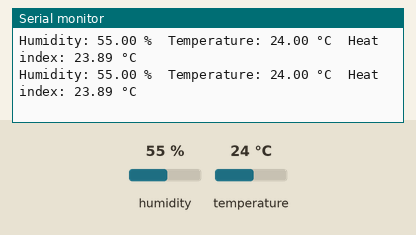
Recording of a program running on a simulated Arduino Uno, built with avr-gcc and run on an emulated ATmega328P. Shown: the last lines printed to the serial monitor. The test bench sets the inputs (shaded band); at power-on: humidity 55 %, temperature 24 °C.

Above: at 4.8 s.
4.9 s: humidity set to 22 %
At 6.7 s:
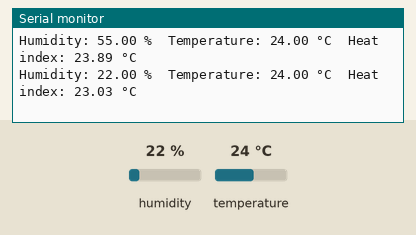
7.9 s: temperature set to 12 °C
At 8.5 s:
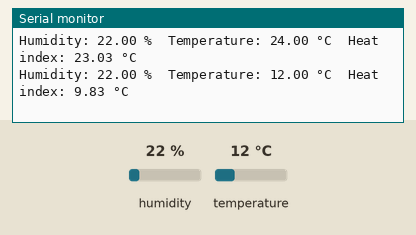
10.9 s: humidity set to 40 %
At 13.2 s:
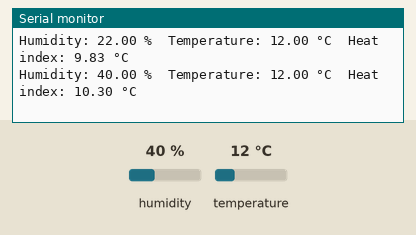
Timing chart, 0 to 14.7 s (numbered marks = the images above; inputs shaded):
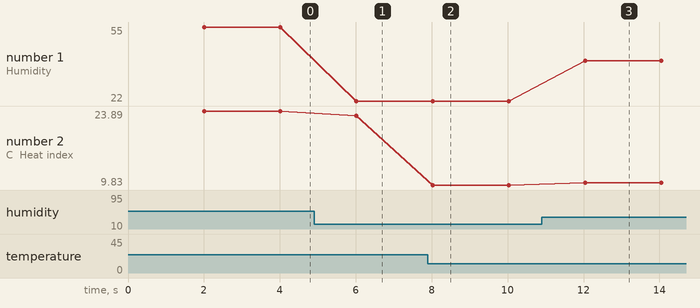

The program:

main.cpp
```cpp
#include <Arduino.h>
#include <DHT.h> //DHT22센서를 사용하기위하여 라이브러리를 불러오기

DHT dht(8, DHT22); // 8번 PIN에서 데이터가 들어오고, 센서는 DHT22 센서를 사용한다고 정의

void setup() {
  Serial.begin(9600); // PC모니터를 이용하기 위하여, 시리얼통신을 정의
  dht.begin(); // DHT22센서의 사용시작을 정의
}

void loop() {
  delay(2000); // 측정 2초 딜레이

  float h = dht.readHumidity();  // 습도값을 읽어온후 h변수값에 값을 저장
  float t = dht.readTemperature(); // 온도값을 읽어온후 t변수값에 값을 저장
  float hic = dht.computeHeatIndex(t, h, false); // DHT22는 열지수(체감온도)를 나타내줄수있는 함수 포함

  Serial.print("Humidity: ");
  Serial.print(h); // 습도 출력
  Serial.print(" %\t");
  Serial.print("Temperature: ");
  Serial.print(t); // 온도 출력
  Serial.print(" °C\t");
  Serial.print("Heat index: ");
  Serial.print(hic); // 열지수(체감온도) 출력
  Serial.println(" °C ");
}
```

Measured:
- after the input at 4.9 s, the serial monitor: prints a new line after 1.1 s (image 1)
- after the input at 7.9 s, the serial monitor: prints a new line after 0.13 s (image 2)
- after the input at 10.9 s, the serial monitor: prints a new line after 1.1 s (image 3)
- plotted number 1: 55 → 22 after the input at 4.9 s, 22 → 40 after the input at 10.9 s
- plotted number 2: 23.89 → 23.03 after the input at 4.9 s, 23.03 → 9.83 after the input at 7.9 s, 9.83 → 10.3 after the input at 10.9 s
